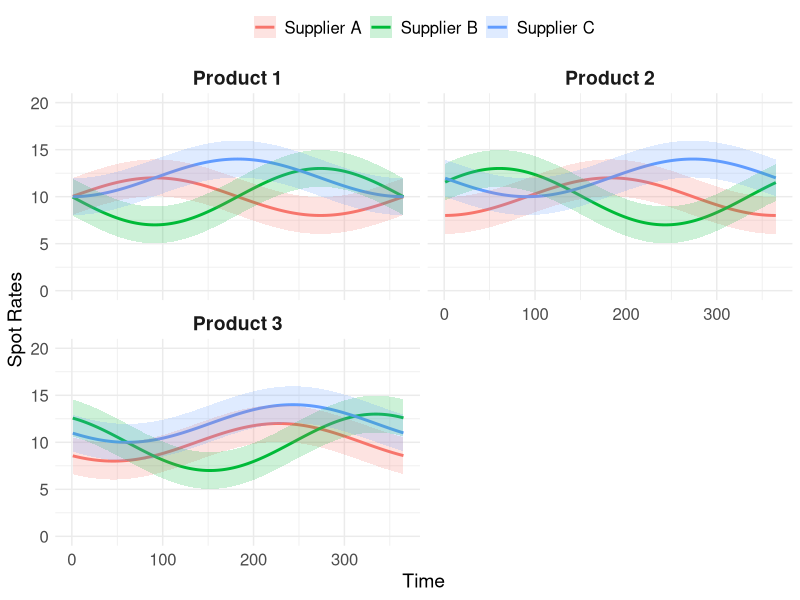
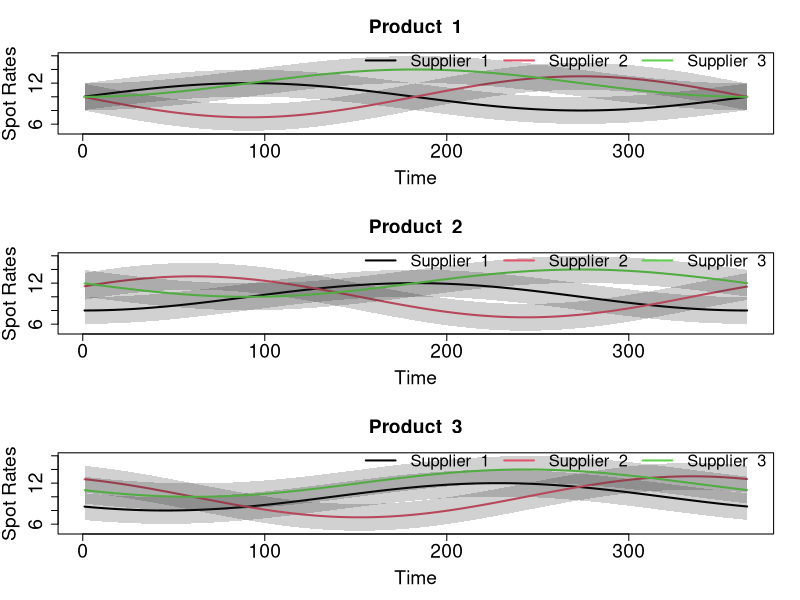
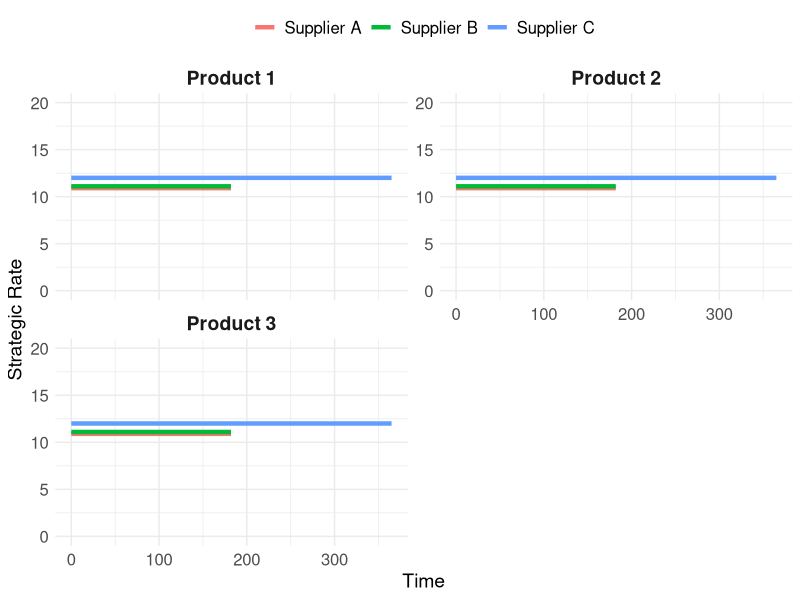
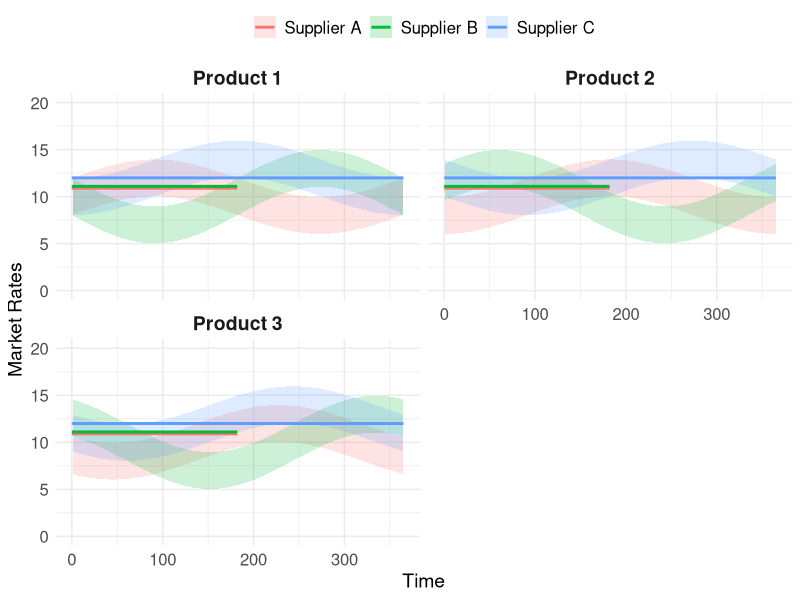
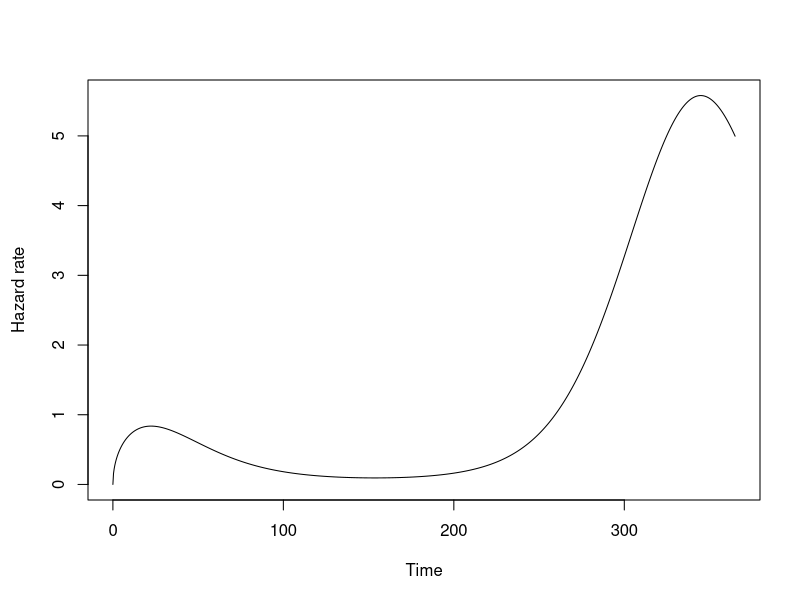
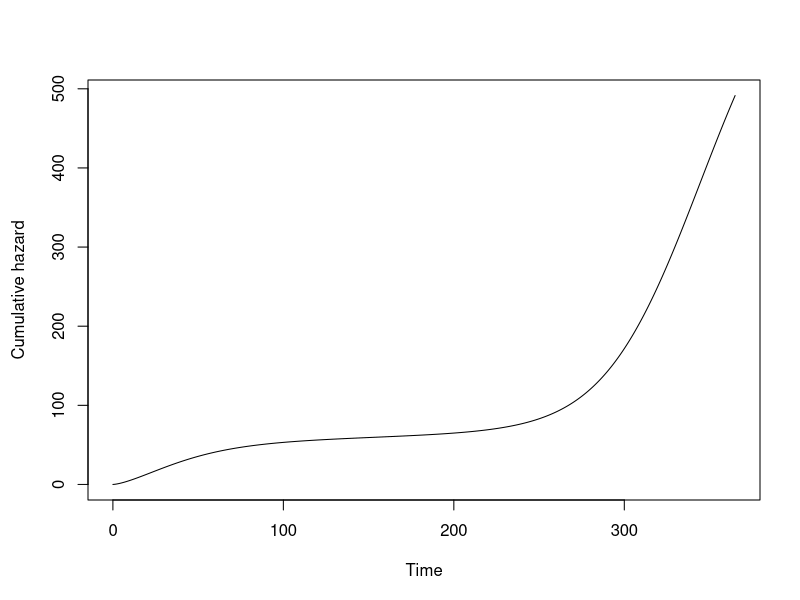
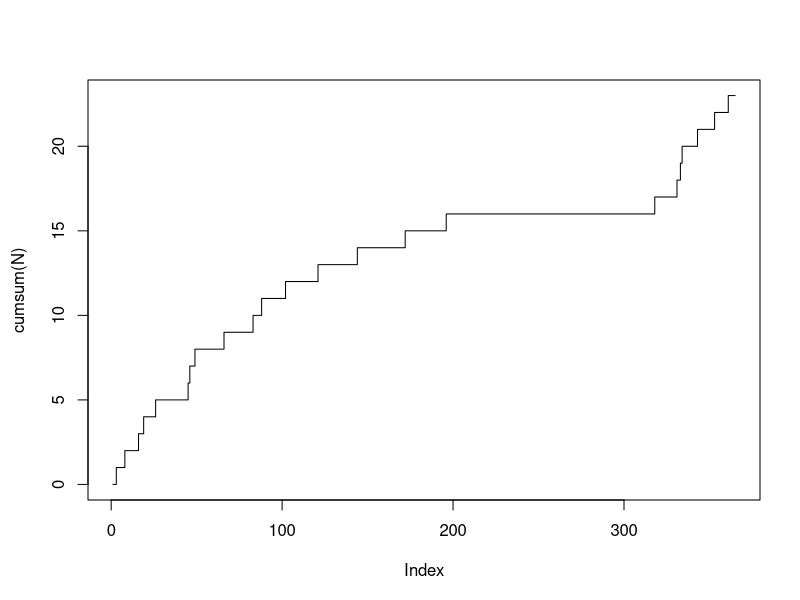
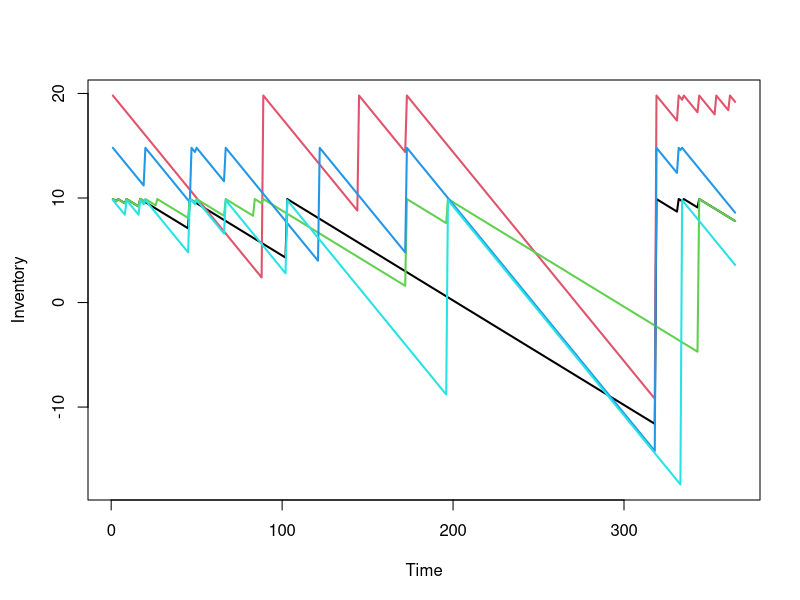

Source code (R) for these figures, in order:
library(ggplot2)
########################################################################################################################
# Price parameters
########################################################################################################################
tau <- 365L
# Product level data
prod_idx   <- seq(3L)
prod_ids   <- seq(3L)
prod_names <- c("Diesel Fuel", "Engine Oil", "Cleaning Supplies")
# Inventory depletion model parameterization
n_products  <- length(prod_idx)

# Supplier level data
supp_idx <- seq(3L)
supp_ids <- seq(3L)
supp_names <- c("Supplier A", "Supplier B", "Supplier C")
# Auxiliary
n_suppliers <- length(supp_idx)
# Volume commitment
volume_commitment <- c(100.0, 100.0, 50.0)
volume <- numeric(n_suppliers * tau)
# Spot rate components
spot_supplier_baseline <- c(10.0, 10.0, 12.0)
spot_supplier_seasonality <- c(
  c(2.0 * cos(-(pi / 2.) + 2.0 * pi * seq(tau) / tau)), 
  c(3.0 * cos( (pi / 2.) + 2.0 * pi * seq(tau) / tau)), 
  c(2.0 * cos( (pi / 1.) + 2.0 * pi * seq(tau) / tau)),
  c(2.0 * cos( (pi / 1.) + 2.0 * pi * seq(tau) / tau)), 
  c(3.0 * cos(-(pi / 3.) + 2.0 * pi * seq(tau) / tau)), 
  c(2.0 * cos( (pi / 2.) + 2.0 * pi * seq(tau) / tau)),
  c(2.0 * cos( (3.*pi / 4.) + 2.0 * pi * seq(tau) / tau)), 
  c(3.0 * cos( (pi / 6.) + 2.0 * pi * seq(tau) / tau)), 
  c(2.0 * cos( (2.*pi / 3.) + 2.0 * pi * seq(tau) / tau))
)

spot_variation <- numeric(n_products * n_suppliers * tau)
spot_sd <- c(1.0, 1.0, 1.0, 1.0, 1.0, 1.0, 1.0, 1.0, 1.0)
for (i in prod_idx) {
  for (j in supp_idx) {
    spot_variation[((i - 1L) * n_suppliers + (j - 1L)) * tau + seq(tau)] <- rnorm(tau, 0.0, spot_sd[(i - 1L) * n_suppliers + j])
  }
}
# # Spot variation per product and supplier
# spot_variation <- c(
#   rnorm(tau, 0.0, 0.5), rnorm(tau, 0.0, 0.5), rnorm(tau, 0.0, 1.0), # Product 1
#   rnorm(tau, 0.0, 1.0), rnorm(tau, 0.0, 0.5), rnorm(tau, 0.0, 2.0), # Product 2
#   rnorm(tau, 0.0, 0.5), rnorm(tau, 0.0, 0.5), rnorm(tau, 0.0, 0.5)  # Product 3
# )

spot_rates <- numeric(tau * n_products * n_suppliers)
for (i in seq(n_products)) {
  idx <- ((seq(tau) - 1L) * n_products + (i - 1L)) * n_suppliers
  for (j in seq(n_suppliers)) {
    jdx <- ((i - 1L) * n_suppliers + (j - 1L)) * tau
    spot_rates[idx + j] <- spot_supplier_baseline[j] + 
      spot_supplier_seasonality[jdx + seq(tau)] + 
      spot_variation[jdx + seq(tau)] * 0.0
  }
}

df_spot <- data.frame(
  Time = rep(seq(tau), each = n_products * n_suppliers),
  Product  = factor(rep(paste0("Product ", seq(n_products)), each = n_suppliers, times = tau)),
  Supplier = factor(rep(supp_names, times = n_products * tau)),
  SpotRate = spot_rates,
  LowerBound = spot_rates + qnorm(0.025, mean = 0, sd = spot_sd) * spot_sd,
  UpperBound = spot_rates + qnorm(0.975, mean = 0, sd = spot_sd) * spot_sd
)

df_spot |> 
  ggplot(aes(x = Time, y = SpotRate, color = Supplier)) +
  facet_wrap(~Product, nrow = 2L) +  # Horizontally stack the plots
  geom_line(linewidth = 1.) +  # Line for spot rates
  geom_ribbon(
    aes(ymin = LowerBound, ymax = UpperBound, fill = Supplier), alpha = 0.2, color = NA) +
  lims(x = c(0L, 365L), y = c(0L, 20L)) +
  labs(x = "Time", y = "Spot Rates") +
  theme_minimal() +
  theme(
    legend.position = "top",                # Move legend to the top
    legend.title = element_blank(), # Increase legend title font size
    legend.text  = element_text(size = 12L),  # Increase legend items font size
    axis.title = element_text(size = 14L),   # Increase axis titles font size
    axis.text  = element_text(size = 12L),    # Increase axis text font size
    strip.text = element_text(size = 14L, face = "bold")    # Increase facet labels font size
  )


## Manual plot
par(mfrow = c(3L, 1L), mar = c(5., 4. + 0.4, 4., 2.))

# Iterate over i = 1, 2, 3
for (i in 1L:3L) {
  plot(
    NA, 
    type     = 'n', 
    cex.lab  = 1.75, 
    cex.axis = 1.75, 
    cex.main = 1.75,
    ylim = range(spot_rates) + c(-2.0, 2.0), 
    xlim = c(1L, tau), 
    xlab = 'Time', 
    ylab = 'Spot Rates', 
    main = paste('Product ', i))

  # Iterate over j = 1, 2, 3
  for (j in 1L:3L) {
    pdx <- ((seq(tau) - 1L) * n_products + (i - 1L)) * n_suppliers + j
    lines(
      spot_rates[pdx], 
      type = 'l', 
      col  = j, 
      lty  = 1L, 
      pch  = j, 
      lwd  = 2L)

    idx <- (i - 1) * n_suppliers + j
    lower_bound <- spot_rates[pdx] + qnorm(0.025, mean = 0, sd = spot_sd[idx]) * spot_sd[idx]
    upper_bound <- spot_rates[pdx] + qnorm(0.975, mean = 0, sd = spot_sd[idx]) * spot_sd[idx]

    # Shading the confidence interval
    polygon(
      c(seq(tau), rev(seq(tau))), 
      c(lower_bound, rev(upper_bound)), 
      col = rgb(0.1, 0.1, 0.1, alpha = 0.2),  # Semi-transparent gray color
      border = NA
    )
  }

  legend(
    "topright", 
    legend = paste('Supplier ', 1L:3L), 
    col = 1L:3L, 
    lty = 1L, 
    lwd = 2L, 
    horiz = TRUE, 
    cex = 1.5,
    bty = "n",
    xpd = TRUE, 
    inset = c(0, -0.15))
}
par(mfrow = c(1L, 1L))

# Strategic rates
strategic_rates <- numeric(n_products * n_suppliers)
for (i in seq(n_products)) {
  for (j in seq(n_suppliers)) {
    idx <- ((seq(tau) - 1L) * n_products + (i - 1L)) * n_suppliers
    jdx <- ((i - 1L) * n_suppliers + (j - 1L)) * tau

    strategic_rates[(i - 1L) * n_suppliers + j] <- unname(
      quantile(
        spot_rates[idx + j] <- spot_supplier_baseline[j] + 
          spot_supplier_seasonality[jdx + seq(tau)] + 
          spot_variation[jdx + seq(tau)] * 0.0,
      ))[3L]
  }
}
(valid_from <- sample(c(0L), n_products * n_suppliers, replace = TRUE))
#  (valid_to   <- pmin(valid_from + sample(c(180L, 365L), n_products * n_suppliers, replace = TRUE), 365L))
(valid_to   <- rep(c(182L, 182L, 365L), n_products))
strategic_rates


strategic_rates <- rep(c(11.0, 11.0, 12.0), n_products)
# Create a data frame
df_strategic <- data.frame(
  Product  = factor(rep(paste0("Product ", seq(n_products)), each  = n_suppliers)),
  Supplier = factor(rep(supp_names, times = n_products)),
  StrategicRate = strategic_rates + c(-0.1, 0.1, 0.0),
  ValidFrom = valid_from,
  ValidTo   = valid_to
)

df_strategic |>
  ggplot(aes(x = ValidFrom, xend = ValidTo, y = StrategicRate, yend = StrategicRate, color = Supplier)) +
  facet_wrap(~Product, scales = "free_y", nrow = 2L) +
  geom_segment(size = 1.5) +
  lims(x = c(0L, 365L), y = c(0L, 20L)) +
  labs(x = "Time", y = "Strategic Rate") +
  theme_minimal() +
  theme(
    legend.position = "top",                # Move legend to the top
    legend.title = element_blank(), # Increase legend title font size
    legend.text  = element_text(size = 12L),  # Increase legend items font size
    axis.title = element_text(size = 14L),   # Increase axis titles font size
    axis.text  = element_text(size = 12L),    # Increase axis text font size
    strip.text = element_text(size = 14L, face = "bold")    # Increase facet labels font size
  )

ggplot(df_spot, aes(x = Time, y = SpotRate, color = Supplier)) +
  facet_wrap(~Product, nrow = 2L) +  # Horizontally stack the plots
  geom_ribbon(
    aes(ymin = LowerBound, ymax = UpperBound, fill = Supplier), alpha = 0.2, color = NA) +
  geom_segment(
    data = df_strategic, 
    aes(x = ValidFrom, xend = ValidTo, y = StrategicRate, yend = StrategicRate, color = Supplier),
    linewidth = 1.0, alpha = 1.0) +
  lims(x = c(0L, 365L), y = c(0L, 20L)) +
  labs(x = "Time", y = "Market Rates") +
  theme_minimal() +
  theme(
    legend.position = "top",                # Move legend to the top
    legend.title = element_blank(), # Increase legend title font size
    legend.text  = element_text(size = 12L),  # Increase legend items font size
    axis.title = element_text(size = 14L),   # Increase axis titles font size
    axis.text  = element_text(size = 12L),    # Increase axis text font size
    strip.text = element_text(size = 14L, face = "bold")    # Increase facet labels font size
  )

########################################################################################################################
# Demand parameters
########################################################################################################################
Weibull_haz <- function(t, t.ev, ...) {
  args <- list(...)

  shape <- args$shape
  scale <- args$scale
  tau <- args$tau

  (shape / scale) * (((t - t.ev) / scale) ^ (shape - 1.0)) * 
    exp( cos(2.0 * pi * t / tau) + cos((2.0 * pi * t / tau) + pi/4.0))
}

Weibull_Haz <- function(t, t.ev, Haz.t.ev, ...) {
  args <- list(...)

  shape <- args$shape
  scale <- args$scale
  tau <- args$tau

  Haz.t.ev + integrate(function(x) Weibull_haz(x, t.ev = t.ev, shape = shape, scale = scale, tau = tau), t.ev, t)$value
}

rReqTime <- function(t.ev, n_intervals = 50L, ...) {
  args <- list(...)
  
  shape <- args$shape
  scale <- args$scale
  tau   <- args$tau

  # Generate a random time point from the Uniform distribution
  u <- runif(1L)

  # Define the range of the time points
  t_range <- c(t.ev, tau)
  # Create a grid of discrete points (to define the intervals)
  t_grid <- seq(from = t_range[1L], to = t_range[2L], length.out = n_intervals + 1L)

  # Create a vector of midpoints of each interval
  midpoints <- (t_grid[-1L] + t_grid[-length(t_grid)]) / 2.

  # Evaluate the function at the midpoints
  haz_pcw <- Weibull_haz(midpoints, t.ev = t.ev, shape = shape, scale = scale, tau = tau)

  # Compute the cumulative hazard
  Haz <- 0.0
  for (i in 1L:n_intervals) {
    if (-log(u) >= Haz) break
    Haz <- Haz + haz_pcw[i] * (t_grid[i + 1L] - t_grid[i])
  }
  # Compute the event time
  t.ev <- t_grid[i] + ((- log(u) - Haz[i]) / haz_pcw[i])

  # Return the event time and cumulative hazard
  list(
    "t.ev" = t.ev,
    "Haz"  = Haz + haz_pcw[i] * (t.ev - t_grid[i])
  )
}

## Test
shape <- 1.5
scale <- 10.0
tau   <- 365L

t.ev <- Haz.t.ev <- 0.0

span <- seq(0L, 365L, length.out = 1000L)
# Plot the hazard rate
plot(
  span, 
  Weibull_haz(span, t.ev = 0.0, shape = 1.5, scale = 10.0, tau = 365L),
  xlab = 'Time',
  ylab = 'Hazard rate',
  type = 'l')

# Plot the cumulative hazard
plot(
  span, 
  sapply(span, Weibull_Haz, t.ev = 0.0, Haz.t.ev = 0.0, shape = 1.5, scale = 10.0, tau = 365L),
  xlab = 'Time',
  ylab = 'Cumulative hazard',
  type = 'l')

# Single run simulation loop
N <- numeric(tau)
Haz <- c()
while (1L) {
  x <- rReqTime(t.ev, tau = tau, shape = shape, scale = scale)
  t.ev <- x$t.ev
  Haz <- c(Haz, x$Haz)
  if (t.ev >= tau) break
  Haz.t.ev <- x$Haz
  N[round(t.ev)] <- N[round(t.ev)] + 1L
}
plot(cumsum(N), type = 's')

q_params <- list(
  list("q0" = 10L, "beta" = 0.1),
  list("q0" = 20L, "beta" = 0.2),
  list("q0" = 10L, "beta" = 0.1),
  list("q0" = 15L, "beta" = 0.2),
  list("q0" = 10L, "beta" = 0.2)
)
n_goods <- length(q_params)

q <- numeric(tau * n_goods)
t.ev <- numeric(n_goods)
for (t in seq(tau)) {
  tdx <- (t - 1L) * n_goods

  q[tdx + seq(n_goods)] <- sapply(
    seq_along(q_params), function(j) {
      q0   <- q_params[[j]]$q0
      beta <- q_params[[j]]$beta
      q0 - (beta * (t - t.ev[j]))
    })

  if ((N[t] > 0L)) {
    idx <- sample(n_goods, sample(n_goods - 2L, 1L))
    t.ev[idx] <- t
  }
}

matplot(
  seq(tau),
  matrix(q, nrow = tau, byrow = TRUE), 
  type = 'l', 
  col = 1L:n_goods, 
  lty = 1L, 
  lwd = 2L,
  xlab = 'Time', 
  ylab = 'Inventory')

# Simulate the number of events
run <- function(tau, shape, scale) {
  t.ev <- 0.0
  N    <- numeric(tau)
  while (1L) {
    x <- rReqTime(t.ev, tau = tau, shape = shape, scale = scale)
    t.ev <- x$t.ev
    if (t.ev >= tau) break
    N[round(t.ev)] <- N[round(t.ev)] + 1L
  }
  cumsum(N)
}
Nz <- replicate(1000L, run(tau, shape, scale))
matplot(Nz, type = 's', col = 'gray', lty = 1L, xlab = 't (time)', ylab = 'N(t)')
N.avg <- apply(Nz, 1L, mean) + apply(Nz, 1L, sd) %*% t(c(-1.0, 0.0, 1.0) * qnorm(0.975))
lines(N.avg[,2L], type = 'l', lw = 2L, col = 'black', lty = 2L)
lines(N.avg[,1L], col = 'black', lwd = 2L, lty = 3L)
lines(N.avg[,3L], col = 'black', lwd = 2L, lty = 3L)
